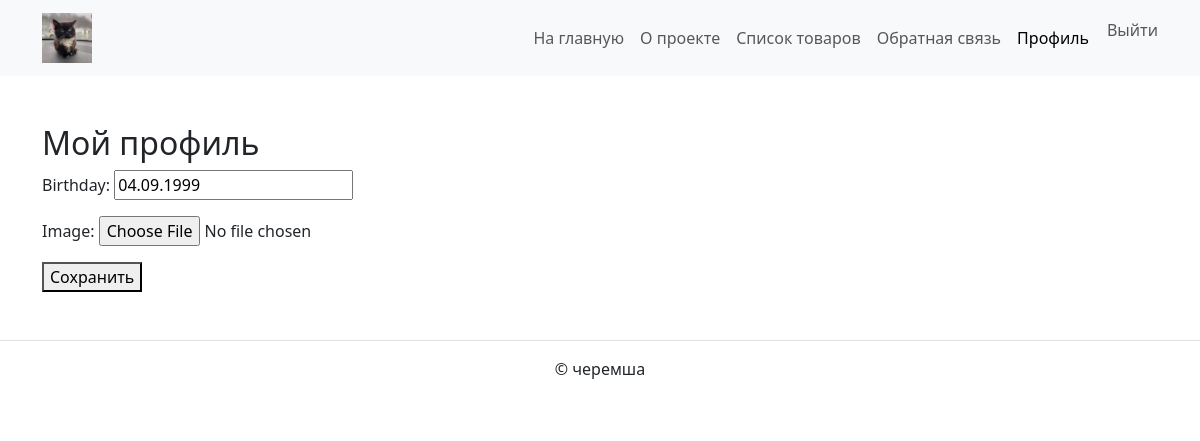
Page /users/profile/ (signed in) on the earlier database version.
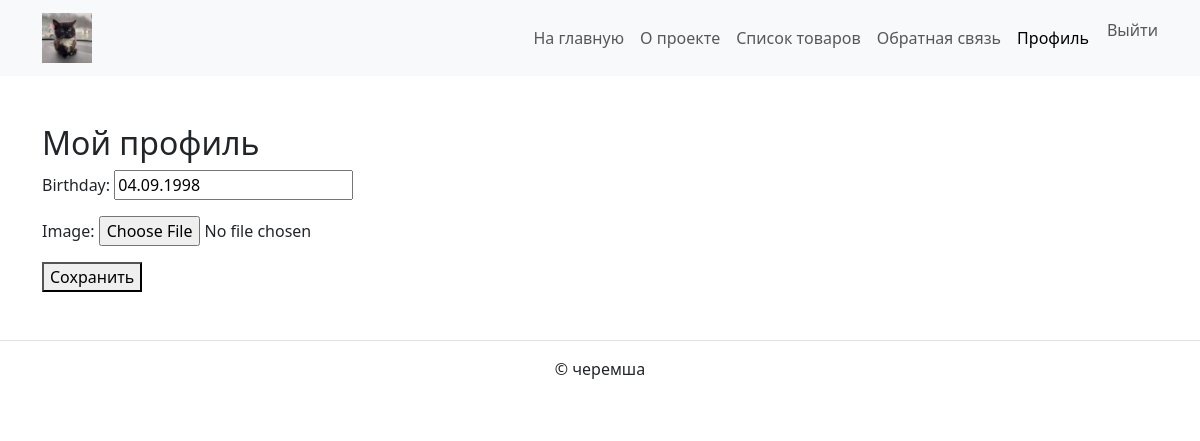
Same page on the later database version.
### users/models.py (models this page shows, shortened)
class Profile(models.Model):
    user = models.OneToOneField(User, on_delete=models.CASCADE)
    birthday = models.DateField(null=True, blank=True)
    image = models.ImageField(upload_to='avatars/', null=True, blank=True)
    coffee_count = models.PositiveIntegerField(default=0)

### users/views.py (the view)
# urls.py: path("profile/", profile, name="profile"),
@login_required
def profile(request):
    profile = request.user.profile
    if request.method == "POST":
        form = ProfileForm(request.POST, request.FILES, instance=profile)
        if form.is_valid():
            form.save()
    else:
        form = ProfileForm(instance=profile)
    return render(request, "users/profile.html", {"form": form})

### users/forms.py
class ProfileForm(forms.ModelForm):
    class Meta:
        model = Profile
        fields = ["birthday", "image"]

### templates/users/profile.html (shortened to what this page needs)
{% extends "base.html" %}
{% block content %}
  <h2>Мой профиль</h2>
  <form method="post" enctype="multipart/form-data">
    {{ form.as_p }}
    <button type="submit">Сохранить</button>
  </form>
{% endblock %}

### templates/base.html (shortened to what this page needs)
{% load static %}
<!DOCTYPE html>
<html lang="ru">
<head>
    <link rel="stylesheet" href="{% static 'bootstrap/css/bootstrap.min.css' %}">
</head>
<body>
    {% include 'includes/header.html' %}
    <main class="container mt-5">
        {% block content %}{% endblock %}
    </main>
    {% include 'includes/footer.html' %}
</body>
</html>

### templates/includes/header.html (shortened to what this page needs)
{% load static %}
<nav class="navbar navbar-expand-lg navbar-success bg-light">
  <div class="container">
    <a class="navbar-brand" href="{% url 'main_page' %}">
      <img src="{% static 'images/logo.png' %}" alt="Logo" width="50">
    </a>
    <ul class="navbar-nav ms-auto">
      <li class="nav-item">
        <a class="nav-link {% if request.path == '/' %}active{% endif %}" href="{% url 'main_page' %}">На главную</a>
      </li>
      <li class="nav-item">
        <a class="nav-link {% if request.path == '/about/' %}active{% endif %}" href="{% url 'about:description' %}">О проекте</a>
      </li>
      <li class="nav-item">
        <a class="nav-link {% if '/catalog/' in request.path %}active{% endif %}" href="{% url 'catalog:item_list' %}">Список товаров</a>
      </li>
      <li class="nav-item">
        <a class="nav-link {% if '/feedback/' in request.path %}active{% endif %}" href="{% url 'feedback:feedback' %}">Обратная связь</a>
      </li>
      {% if user.is_authenticated %}
        <li class="nav-item">
          <a class="nav-link {% if '/users/profile/' in request.path %}active{% endif %}" href="{% url 'profile' %}">Профиль</a>
        </li>
        <li class="nav-item">
          <form action="{% url 'logout' %}" method="post" style="display:inline;">
            <button class="nav-link btn btn-link" type="submit" style="padding: 0; margin-left: 10px;">Выйти</button>
          </form>
        </li>
      {% endif %}
    </ul>
  </div>
</nav>

### templates/includes/footer.html
<footer class="text-center mt-5 py-3 border-top">
    <p>© черемша</p>
</footer>

Differences in the rows shown:
changed Profile: birthday "04.09.1999" → "04.09.1998"
